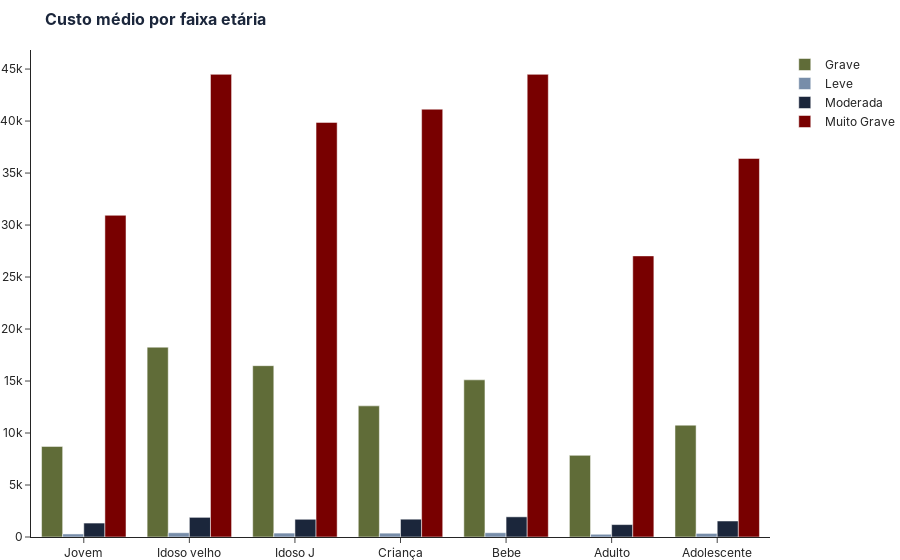

The notebook cell saved with this chart:
### Code cell
barplot_6(data).show()

### Figure 1 — Plotly figure (JSON) as saved in the notebook; plotly's stock layout.template omitted (floating-point values rounded to 4 significant figures)
{"data": [{"hoverlabel": {"bgcolor": "white"}, "hovertemplate": "<b>Quantidade de casos : %{y}</b> <br>faixa : %{x} <br> Tipo:Grave<extra></extra>", "marker": {"color": "#606c38"}, "name": "Grave", "type": "bar", "x": ["Jovem", "Idoso velho", "Idoso J", "Criança", "Bebe", "Adulto", "Adolescente"], "y": [8713.0, 18260.0, 16480.0, 12610.0, 15110.0, 7850.0, 10760.0]}, {"hoverlabel": {"bgcolor": "white"}, "hovertemplate": "<b>Quantidade de casos : %{y}</b> <br>faixa : %{x} <br> Tipo:Leve<extra></extra>", "marker": {"color": "#778da9"}, "name": "Leve", "type": "bar", "x": ["Jovem", "Idoso velho", "Idoso J", "Criança", "Bebe", "Adulto", "Adolescente"], "y": [293.5, 408.4, 377.0, 370.3, 410.6, 263.3, 344.6]}, {"hoverlabel": {"bgcolor": "white"}, "hovertemplate": "<b>Quantidade de casos : %{y}</b> <br>faixa : %{x} <br> Tipo:Moderada<extra></extra>", "marker": {"color": "#1b263b"}, "name": "Moderada", "type": "bar", "x": ["Jovem", "Idoso velho", "Idoso J", "Criança", "Bebe", "Adulto", "Adolescente"], "y": [1340.0, 1889.0, 1704.0, 1713.0, 1940.0, 1193.0, 1540.0]}, {"hoverlabel": {"bgcolor": "white"}, "hovertemplate": "<b>Quantidade de casos : %{y}</b> <br>faixa : %{x} <br> Tipo:Muito Grave<extra></extra>", "marker": {"color": "#780000"}, "name": "Muito Grave", "type": "bar", "x": ["Jovem", "Idoso velho", "Idoso J", "Criança", "Bebe", "Adulto", "Adolescente"], "y": [30940.0, 44490.0, 39870.0, 41140.0, 44490.0, 27030.0, 36400.0]}], "layout": {"font": {"family": "inter, sans-serif", "size": 12}, "hovermode": "x unified", "margin": {"b": 0, "l": 10, "r": 10, "t": 50}, "title": {"font": {"color": "#1b263b", "family": "inter, sans-serif", "size": 16, "weight": "bold"}, "text": "Custo médio por faixa etária"}}}
